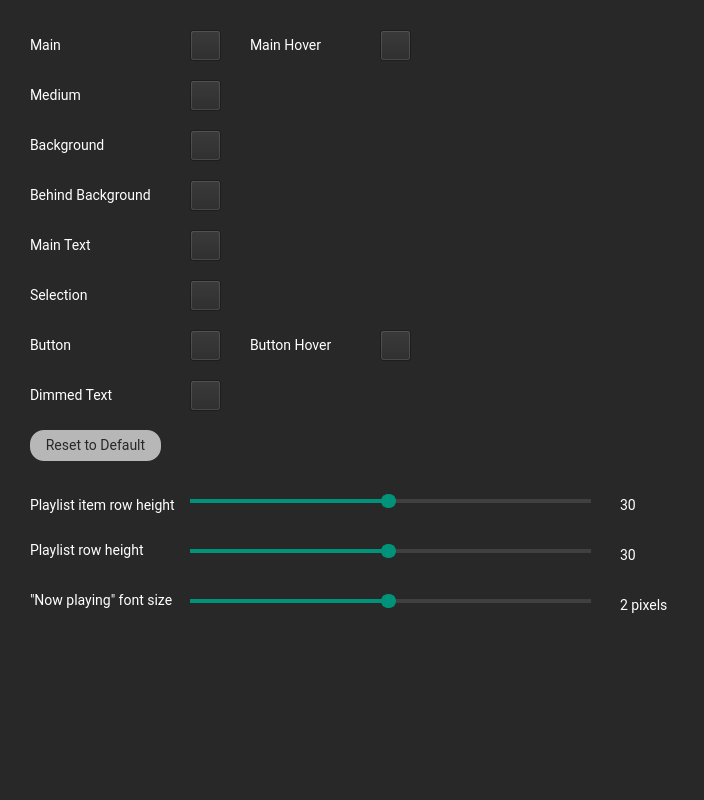
   <widget class="QWidget" name="scrollAreaWidgetContents_2">
    <property name="geometry">
     <rect>
      <x>0</x>
      <y>0</y>
      <width>704</width>
      <height>800</height>
     </rect>
    </property>
    <property name="sizePolicy">
     <sizepolicy hsizetype="Preferred" vsizetype="Fixed">
      <horstretch>0</horstretch>
      <verstretch>0</verstretch>
     </sizepolicy>
    </property>
    <property name="minimumSize">
     <size>
      <width>0</width>
      <height>800</height>
     </size>
    </property>
    <property name="maximumSize">
     <size>
      <width>16777215</width>
      <height>1900</height>
     </size>
    </property>
    <property name="styleSheet">
     <string notr="true">
QWidget
{
border-color:#ff2828;
selection-background-color: #333333/*selection*/;
selection-color: #ffffff/*main text*/;
font-family:Roboto;
font-size:14px;
background-color:#282828/*background*/;
color:#ffffff/*main text*/;
}
QTextEdit {
    border: 1px solid;
	border-color:#009379/*main*/; 
    border-radius: 3px;
    padding: 1px 18px 1px 3px;
    min-width: 6em;
}

QSlider::groove:horizontal { 
	background-color: #404040/*medium*/;
	height: 4px; 
	border-radius: 4px;
}
QSlider::handle:horizontal { 
	background-color: #009379/*main*/; 
	border: 2px solid #009379/*main*/; 
	width: 11px; 
	height: 20px; 
	line-height: 20px; 
	margin-top: -5px; 
	margin-bottom: -5px; 
	border-radius: 7px; 
}
QSlider::handle:horizontal:hover { 
	background-color: #00c09e/*main hover*/; 
	border: 2px solid #00c09e/*main hover*/; 
}


QSlider::sub-page:horizontal {
background-color:#009379/*main*/; 
}
QComboBox {
    border: 1px solid;
	border-color: #009379/*main*/; 
    border-radius: 3px;
    padding: 1px 18px 1px 3px;
    min-width: 6em;
}

QComboBox:editable {
    background: #333;
}

QComboBox:!editable, QComboBox::drop-down:editable {
     background: ;
}

/* QComboBox gets the &quot;on&quot; state when the popup is open */
QComboBox:!editable:on, QComboBox::drop-down:editable:on {
    background: qlineargradient(x1: 0, y1: 0, x2: 0, y2: 1,
                                stop: 0 #D3D3D3, stop: 0.4 #D8D8D8,
                                stop: 0.5 #DDDDDD, stop: 1.0 #E1E1E1);
}

QComboBox:on { /* shift the text when the popup opens */
    padding-top: 3px;
    padding-left: 4px;
}

QComboBox::drop-down {
    subcontrol-origin: padding;
    subcontrol-position: top right;
    width: 15px;

    border-left-width: 1px;
    border-left-color: #009379/*main*/; 
    border-left-style: solid; /* just a single line */
    border-top-right-radius: 3px; /* same radius as the QComboBox */
    border-bottom-right-radius: 3px;
}
QComboBox QAbstractItemView {
    border: 1px solid;
	border-color: #009379/*main*/; 
    background-color:#282828/*background*/;
	outline:none;
}
QComboBox::down-arrow {
    image: url(/usr/share/icons/crystalsvg/16x16/actions/1downarrow.png);
}

QComboBox::down-arrow:on { /* shift the arrow when popup is open */
    top: 1px;
    left: 1px;
}


QLineEdit {
    border: 1px solid;
	border-color:#009379/*main*/; 
    border-radius: 3px;
    padding: 1px 18px 1px 3px;
    min-width: 6em;
}

QWidget:disabled
{
color:#404040/*medium*/;

}
QPushButton::disabled
{
background-color:#ff2828;
}
QSlider::handle:disabled { 
	background-color: #404040/*medium*/;
	border: 2px solid #404040/*medium*/;
}
QSlider::sub-page:horizontal:disabled {
background-color:#404040/*medium*/;
}
QComboBox:disabled {
    border: 1px solid #404040/*medium*/;

}
QComboBox::drop-down:disabled {

    border-left-color: #404040/*medium*/;

}</string>
    </property>
    <widget class="QPushButton" name="buttonMainColor">
     <property name="geometry">
      <rect>
       <x>190</x>
       <y>30</y>
       <width>31</width>
       <height>31</height>
      </rect>
     </property>
     <property name="text">
      <string/>
     </property>
     <property name="autoDefault">
      <bool>false</bool>
     </property>
     <property name="flat">
      <bool>false</bool>
     </property>
    </widget>
    <widget class="QPushButton" name="buttonMediumColor">
     <property name="geometry">
      <rect>
       <x>190</x>
       <y>80</y>
       <width>31</width>
       <height>31</height>
      </rect>
     </property>
     <property name="text">
      <string/>
     </property>
     <property name="autoDefault">
      <bool>false</bool>
     </property>
     <property name="flat">
      <bool>false</bool>
     </property>
    </widget>
    <widget class="QPushButton" name="buttonBackgroundColor">
     <property name="geometry">
      <rect>
       <x>190</x>
       <y>130</y>
       <width>31</width>
       <height>31</height>
      </rect>
     </property>
     <property name="text">
      <string/>
     </property>
     <property name="autoDefault">
      <bool>false</bool>
     </property>
     <property name="flat">
      <bool>false</bool>
     </property>
    </widget>
    <widget class="QPushButton" name="buttonBehindBackgroundColor">
     <property name="geometry">
      <rect>
       <x>190</x>
       <y>180</y>
       <width>31</width>
       <height>31</height>
      </rect>
     </property>
     <property name="text">
      <string/>
     </property>
     <property name="autoDefault">
      <bool>false</bool>
     </property>
     <property name="flat">
      <bool>false</bool>
     </property>
    </widget>
    <widget class="QPushButton" name="buttonMainTextColor">
     <property name="geometry">
      <rect>
       <x>190</x>
       <y>230</y>
       <width>31</width>
       <height>31</height>
      </rect>
     </property>
     <property name="text">
      <string/>
     </property>
     <property name="autoDefault">
      <bool>false</bool>
     </property>
     <property name="flat">
      <bool>false</bool>
     </property>
    </widget>
    <widget class="QPushButton" name="buttonButtonColor">
     <property name="geometry">
      <rect>
       <x>190</x>
       <y>330</y>
       <width>31</width>
       <height>31</height>
      </rect>
     </property>
     <property name="text">
      <string/>
     </property>
     <property name="autoDefault">
      <bool>false</bool>
     </property>
     <property name="flat">
      <bool>false</bool>
     </property>
    </widget>
    <widget class="QLabel" name="label">
     <property name="geometry">
      <rect>
       <x>30</x>
       <y>30</y>
       <width>151</width>
       <height>31</height>
      </rect>
     </property>
     <property name="text">
      <string>Main</string>
     </property>
    </widget>
    <widget class="QLabel" name="label_2">
     <property name="geometry">
      <rect>
       <x>30</x>
       <y>80</y>
       <width>151</width>
       <height>31</height>
      </rect>
     </property>
     <property name="text">
      <string>Medium</string>
     </property>
    </widget>
    <widget class="QLabel" name="label_3">
     <property name="geometry">
      <rect>
       <x>30</x>
       <y>130</y>
       <width>141</width>
       <height>31</height>
      </rect>
     </property>
     <property name="text">
      <string>Background</string>
     </property>
    </widget>
    <widget class="QLabel" name="label_4">
     <property name="geometry">
      <rect>
       <x>30</x>
       <y>180</y>
       <width>141</width>
       <height>31</height>
      </rect>
     </property>
     <property name="text">
      <string>Behind Background</string>
     </property>
    </widget>
    <widget class="QLabel" name="label_5">
     <property name="geometry">
      <rect>
       <x>30</x>
       <y>330</y>
       <width>141</width>
       <height>31</height>
      </rect>
     </property>
     <property name="text">
      <string>Button</string>
     </property>
    </widget>
    <widget class="QLabel" name="label_6">
     <property name="geometry">
      <rect>
       <x>30</x>
       <y>230</y>
       <width>141</width>
       <height>31</height>
      </rect>
     </property>
     <property name="text">
      <string>Main Text</string>
     </property>
    </widget>
    <widget class="QPushButton" name="buttonDimmedTextColor">
     <property name="geometry">
      <rect>
       <x>190</x>
       <y>380</y>
       <width>31</width>
       <height>31</height>
      </rect>
     </property>
     <property name="text">
      <string/>
     </property>
     <property name="autoDefault">
      <bool>false</bool>
     </property>
     <property name="flat">
      <bool>false</bool>
     </property>
    </widget>
    <widget class="QLabel" name="label_7">
     <property name="geometry">
      <rect>
       <x>30</x>
       <y>380</y>
       <width>141</width>
       <height>31</height>
      </rect>
     </property>
     <property name="text">
      <string>Dimmed Text</string>
     </property>
    </widget>
    <widget class="QLabel" name="label_8">
     <property name="geometry">
      <rect>
       <x>250</x>
       <y>30</y>
       <width>111</width>
       <height>31</height>
      </rect>
     </property>
     <property name="text">
      <string>Main Hover</string>
     </property>
    </widget>
    <widget class="QPushButton" name="buttonMainHoverColor">
     <property name="geometry">
      <rect>
       <x>380</x>
       <y>30</y>
       <width>31</width>
       <height>31</height>
      </rect>
     </property>
     <property name="text">
      <string/>
     </property>
     <property name="autoDefault">
      <bool>false</bool>
     </property>
    </widget>
    <widget class="QPushButton" name="buttonButtonHoverColor">
     <property name="geometry">
      <rect>
       <x>380</x>
       <y>330</y>
       <width>31</width>
       <height>31</height>
      </rect>
     </property>
     <property name="text">
      <string/>
     </property>
     <property name="autoDefault">
      <bool>false</bool>
     </property>
     <property name="flat">
      <bool>false</bool>
     </property>
    </widget>
    <widget class="QLabel" name="label_9">
     <property name="geometry">
      <rect>
       <x>250</x>
       <y>330</y>
       <width>121</width>
       <height>31</height>
      </rect>
     </property>
     <property name="text">
      <string>Button Hover</string>
     </property>
    </widget>
    <widget class="QPushButton" name="buttonColorsDefault">
     <property name="geometry">
      <rect>
       <x>30</x>
       <y>430</y>
       <width>131</width>
       <height>31</height>
      </rect>
     </property>
     <property name="styleSheet">
      <string notr="true">QPushButton
{
font-family:roboto;
background-color: #b7b7b7/*button*/;
border-radius: 14px;
padding:6px;
font-size:14px;
color:#282828/*background*/;
}
QPushButton:hover
{
	background-color: #ffffff/*button hover*/;
}</string>
     </property>
     <property name="text">
      <string>Reset to Default</string>
     </property>
    </widget>
    <widget class="QLabel" name="label_13">
     <property name="geometry">
      <rect>
       <x>30</x>
       <y>490</y>
       <width>151</width>
       <height>31</height>
      </rect>
     </property>
     <property name="text">
      <string>Playlist item row height</string>
     </property>
    </widget>
    <widget class="QSlider" name="sliderRowHeight">
     <property name="geometry">
      <rect>
       <x>190</x>
       <y>490</y>
       <width>401</width>
       <height>22</height>
      </rect>
     </property>
     <property name="minimum">
      <number>1</number>
     </property>
     <property name="maximum">
      <number>100</number>
     </property>
     <property name="value">
      <number>50</number>
     </property>
     <property name="orientation">
      <enum>Qt::Horizontal</enum>
     </property>
    </widget>
    <widget class="QLabel" name="labelRowHeight">
     <property name="geometry">
      <rect>
       <x>620</x>
       <y>490</y>
       <width>65</width>
       <height>31</height>
      </rect>
     </property>
     <property name="text">
      <string>30</string>
     </property>
    </widget>
    <widget class="QLabel" name="label_14">
     <property name="geometry">
      <rect>
       <x>30</x>
       <y>540</y>
       <width>151</width>
       <height>21</height>
      </rect>
     </property>
     <property name="text">
      <string>Playlist row height</string>
     </property>
    </widget>
    <widget class="QLabel" name="labelPlaylistsRowHeight">
     <property name="geometry">
      <rect>
       <x>620</x>
       <y>540</y>
       <width>65</width>
       <height>31</height>
      </rect>
     </property>
     <property name="text">
      <string>30</string>
     </property>
    </widget>
    <widget class="QSlider" name="sliderPlaylistsRowHeight">
     <property name="geometry">
      <rect>
       <x>190</x>
       <y>540</y>
       <width>401</width>
       <height>22</height>
      </rect>
     </property>
     <property name="minimum">
      <number>1</number>
     </property>
     <property name="maximum">
      <number>100</number>
     </property>
     <property name="value">
      <number>50</number>
     </property>
     <property name="sliderPosition">
      <number>50</number>
     </property>
     <property name="orientation">
      <enum>Qt::Horizontal</enum>
     </property>
    </widget>
    <widget class="QPushButton" name="buttonSelectionColor">
     <property name="geometry">
      <rect>
       <x>190</x>
       <y>280</y>
       <width>31</width>
       <height>31</height>
      </rect>
     </property>
     <property name="text">
      <string/>
     </property>
     <property name="autoDefault">
      <bool>false</bool>
     </property>
    </widget>
    <widget class="QLabel" name="label_36">
     <property name="geometry">
      <rect>
       <x>30</x>
       <y>280</y>
       <width>141</width>
       <height>31</height>
      </rect>
     </property>
     <property name="text">
      <string>Selection</string>
     </property>
    </widget>
    <widget class="QSlider" name="sliderNowPlayingFontSize">
     <property name="geometry">
      <rect>
       <x>190</x>
       <y>590</y>
       <width>401</width>
       <height>22</height>
      </rect>
     </property>
     <property name="minimum">
      <number>1</number>
     </property>
     <property name="maximum">
      <number>100</number>
     </property>
     <property name="value">
      <number>50</number>
     </property>
     <property name="sliderPosition">
      <number>50</number>
     </property>
     <property name="orientation">
      <enum>Qt::Horizontal</enum>
     </property>
    </widget>
    <widget class="QLabel" name="labelNowPlayingFontSize">
     <property name="geometry">
      <rect>
       <x>620</x>
       <y>590</y>
       <width>65</width>
       <height>31</height>
      </rect>
     </property>
     <property name="text">
      <string>2 pixels</string>
     </property>
    </widget>
    <widget class="QLabel" name="label_17">
     <property name="geometry">
      <rect>
       <x>30</x>
       <y>590</y>
       <width>151</width>
       <height>21</height>
      </rect>
     </property>
     <property name="text">
      <string>&quot;Now playing&quot; font size</string>
     </property>
    </widget>
   </widget>
